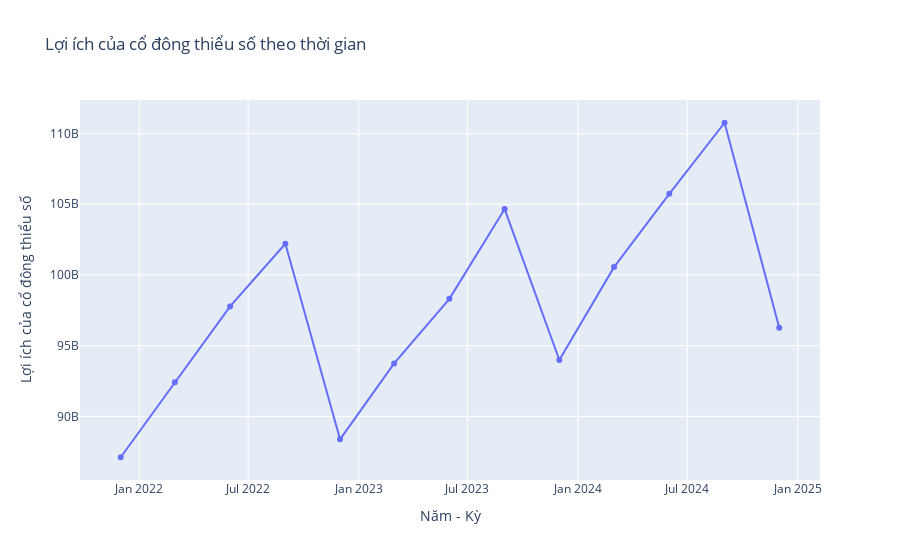

The code cell stored with this chart in its notebook:
### Markdown cell above
Theo biểu đồ, ta thấy vốn chủ sở hữu tăng dần theo thời gian.

### Code cell
fig = go.Figure()

fig.add_trace(go.Scatter(
    x=vcb_cdtc["Năm"].astype(str) + "-" + vcb_cdtc["Tháng"].astype(str),
    y=vcb_cdtc["LỢI ÍCH CỦA CỔ ĐÔNG THIỂU SỐ"],
    mode="lines+markers",
    name="Lợi ích của cổ đông thiểu số"
))

fig.update_layout(
    title="Lợi ích của cổ đông thiểu số theo thời gian",
    xaxis_title="Năm - Kỳ",
    yaxis_title="Lợi ích của cổ đông thiểu số"
)

fig.show()

### Figure 1 — Plotly figure (JSON) as saved in the notebook; plotly's stock layout.template omitted (floating-point values rounded to 4 significant figures)
{"data": [{"mode": "lines+markers", "name": "Lợi ích của cổ đông thiểu số", "type": "scatter", "x": ["2024-12", "2024-9", "2024-6", "2024-3", "2023-12", "2023-9", "2023-6", "2023-3", "2022-12", "2022-9", "2022-6", "2022-3", "2021-12"], "y": [96261000000, 110763000000, 105738000000, 100556000000, 93990000000, 104660000000, 98316000000, 93744000000, 88379000000, 102207000000, 97774000000, 92420000000, 87113000000]}], "layout": {"title": {"text": "Lợi ích của cổ đông thiểu số theo thời gian"}, "xaxis": {"title": {"text": "Năm - Kỳ"}}, "yaxis": {"title": {"text": "Lợi ích của cổ đông thiểu số"}}}}
